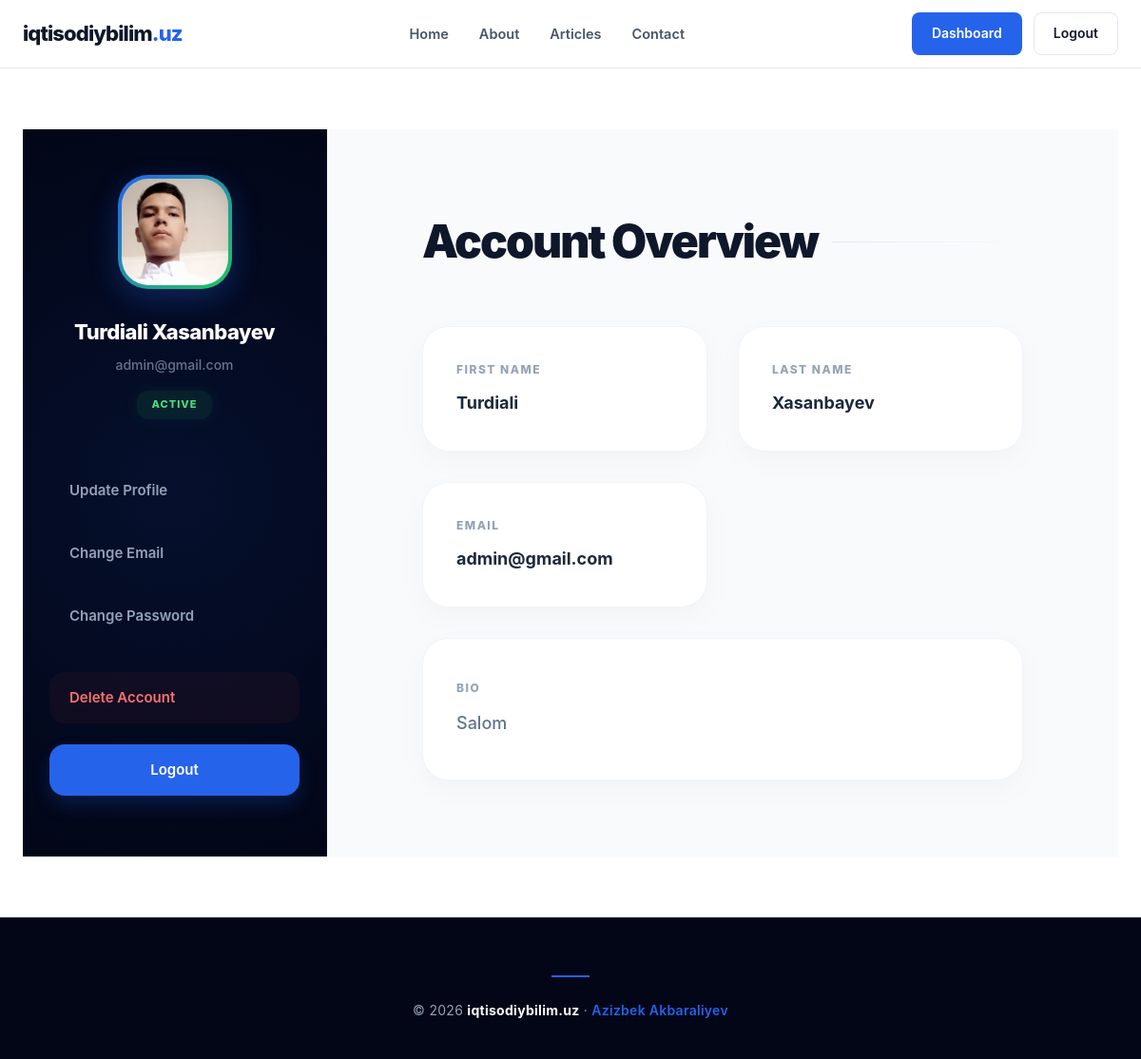
Screenshot of /dashboard/ (signed in) with the database file from the repository.
### user/models.py (models this page shows, shortened)
class CustomUser(AbstractUser):
    username = None
    email = models.EmailField(unique=True)
    first_name = models.CharField(max_length=100, null=True, blank=True)
    last_name = models.CharField(max_length=100, null=True, blank=True)
    profile_image = models.ImageField(upload_to='profile_images', null=True, blank=True)
    bio = models.TextField(null=True, blank=True)
    objects = CustomUserManager()
    USERNAME_FIELD = "email"
    REQUIRED_FIELDS = []
    class Meta:
        verbose_name = "User"
        verbose_name_plural = "Users"

### user/views.py (the view)
# urls.py: path('dashboard/', ProfileView.as_view(), name='dashboard'),
class ProfileView(View):
    def dispatch(self, request, *args, **kwargs):
        if not request.user.is_authenticated:
            messages.info(request, "You are not log in!")
            return redirect('login')
        return super().dispatch(request, *args, **kwargs)
    def get(self, request):
        return render(request, 'profile.html')

### config/global_context.py (called while the page is built)
def global_context(request):
    current_year = timezone.now().year
    categories = Category.objects.all()
    tags = Tag.objects.all()
    return {'current_year': current_year, 'categories': categories, 'tags': tags}

### templates/profile.html (shortened to what this page needs)
{% extends "base.html" %}
{% load static %}
{% block extra_css %}
<link rel="stylesheet" href="{% static 'css/profile.css' %}">
{% endblock %}
{% block content %}
<section class="profile-layout">
    <aside class="profile-sidebar">
        <div class="user-box">
            {% if request.user.profile_image %}
            <img src="{{ request.user.profile_image.url }}" alt="Profile image">
            {% else %}
            <img src="/static/img/default.png" alt="Profile image">
            {% endif %}
            <h3>{{ request.user.first_name }} {{ request.user.last_name }}</h3>
            <p>{{ request.user.email }}</p>
            {% if request.user.is_active %}
            <span class="status active">Active</span>
            {% else %}
            <span class="status inactive">Inactive</span>
            {% endif %}
        </div>
        <nav class="profile-menu">
            <a href="{% url 'profile-update' %}" class="menu-link">Update Profile</a>
            <a href="{% url 'email-update' %}" class="menu-link">Change Email</a>
            <a href="{% url 'password-update' %}" class="menu-link">Change Password</a>
            <a href="{% url 'delete-account' %}" class="menu-link danger">Delete Account</a>
            <a href="/logout/" class="menu-link logout">Logout</a>
        </nav>
    </aside>
    <div class="profile-content">
        <h1>Account Overview</h1>
        <div class="info-grid">
            <div class="info-card">
                <h4>First Name</h4>
                <p>{{ request.user.first_name|default:"—" }}</p>
            </div>
            <div class="info-card">
                <h4>Last Name</h4>
                <p>{{ request.user.last_name|default:"—" }}</p>
            </div>
            <div class="info-card">
                <h4>Email</h4>
                <p>{{ request.user.email }}</p>
            </div>
            <div class="info-card">
                <h4>Bio</h4>
                <p>{{ request.user.bio|default:"No bio added yet." }}</p>
            </div>
        </div>
    </div>
</section>
{% endblock %}

### static/css/base.css (style rules this page uses)
:root { --primary: #2563eb; --primary-hover: #1d4ed8; --primary-soft: #eff6ff; --dark: #0f172a; --slate: #475569; --border: #e2e8f0; --bg-page: #ffffff; --bg-footer: #020617; --radius: 12px; --ease: all 0.3s cubic-bezier(0.4, 0, 0.2, 1); --shadow: 0 4px 6px -1px rgba(0, 0, 0, .05), 0 2px 4px -2px rgba(0, 0, 0, .05); }
*, *::before, *::after { margin: 0; padding: 0; box-sizing: border-box; }
body { font-family: 'Inter', -apple-system, system-ui, sans-serif; background: var(--bg-page); color: var(--dark); line-height: 1.6; -webkit-font-smoothing: antialiased; }
a { text-decoration: none; color: inherit; transition: var(--ease); }

### static/css/profile.css (style rules this page uses)
.profile-layout { display: grid; grid-template-columns: 320px 1fr; min-height: calc(100vh - 80px); background: #fdfdfe; animation: profileEntrance 0.6s ease-out; }
.profile-sidebar { background: #020617; padding: 48px 28px; color: #f8fafc; border-right: 1px solid rgba(255, 255, 255, 0.05); display: flex; flex-direction: column; position: relative; overflow: hidden; }
.profile-sidebar::before { content: ""; position: absolute; top: -50%; left: -50%; width: 200%; height: 200%; background: radial-gradient(circle at 50% 50%, rgba(37, 99, 235, 0.1) 0%, transparent 50%); pointer-events: none; }
.user-box { position: relative; z-index: 1; text-align: center; margin-bottom: 48px; }
.user-box img { width: 120px; height: 120px; object-fit: cover; border-radius: 32px; padding: 4px; background: linear-gradient(135deg, #2563eb, #22c55e); box-shadow: 0 10px 30px rgba(37, 99, 235, 0.3); margin-bottom: 20px; transition: transform 0.4s cubic-bezier(0.175, 0.885, 0.32, 1.275); }
.user-box h3 { font-size: 22px; font-weight: 800; letter-spacing: -0.5px; margin-bottom: 6px; color: #fff; }
.user-box p { font-size: 14px; color: #64748b; font-weight: 500; }
.status { display: inline-flex; align-items: center; margin-top: 16px; padding: 6px 16px; border-radius: 12px; font-size: 11px; font-weight: 800; text-transform: uppercase; letter-spacing: 1px; }
.status.active { background: rgba(34, 197, 94, 0.1); color: #4ade80; box-shadow: 0 0 15px rgba(34, 197, 94, 0.1); }
.profile-menu { display: flex; flex-direction: column; gap: 12px; z-index: 1; }
.menu-link { display: flex; align-items: center; padding: 14px 20px; border-radius: 16px; color: #94a3b8; font-size: 15px; font-weight: 600; transition: all 0.3s ease; border: 1px solid transparent; }
.menu-link.danger { margin-top: 20px; color: #f87171; background: rgba(239, 68, 68, 0.05); }
.menu-link.logout { background: #2563eb; color: #fff; margin-top: 10px; justify-content: center; box-shadow: 0 10px 20px rgba(37, 99, 235, 0.2); }
.profile-content { padding: 80px 100px; background: #f8fafc; position: relative; }
.profile-content h1 { font-size: 48px; font-weight: 900; letter-spacing: -2px; margin-bottom: 50px; color: #0f172a; display: flex; align-items: center; gap: 15px; }
.profile-content h1::after { content: ""; flex: 1; height: 1px; background: linear-gradient(90deg, #e2e8f0, transparent); }
.info-grid { display: grid; grid-template-columns: repeat(2, 1fr); gap: 32px; }
.info-card { background: #fff; padding: 35px; border-radius: 28px; border: 1px solid #f1f5f9; box-shadow: 0 10px 30px rgba(15, 23, 42, 0.03); transition: all 0.4s cubic-bezier(0.4, 0, 0.2, 1); display: flex; flex-direction: column; justify-content: center; }
.info-card h4 { font-size: 12px; font-weight: 800; color: #94a3b8; text-transform: uppercase; letter-spacing: 1.5px; margin-bottom: 12px; }
.info-card p { font-size: 18px; font-weight: 700; color: #1e293b; word-break: break-all; }
.info-card:nth-child(4) { grid-column: span 2; min-height: 150px; }
.info-card:nth-child(4) p { color: #64748b; font-weight: 500; line-height: 1.8; }

### rows the page displays
CustomUser: user.profile_image (picture), user.first_name "Turdiali", user.last_name "Xasanbayev", user.email "admin@gmail.com", user.bio "Salom"
